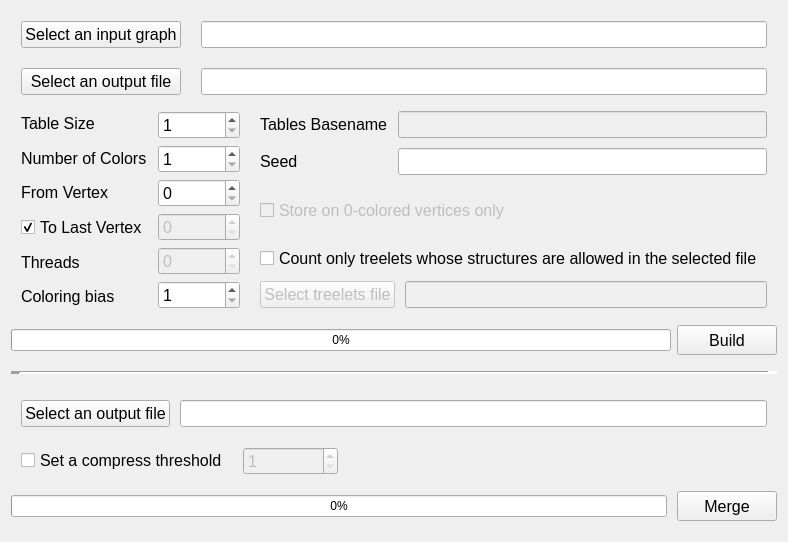
     <widget class="QWidget" name="buildTab">
      <property name="accessibleName">
       <string/>
      </property>
      <property name="accessibleDescription">
       <string/>
      </property>
      <property name="layoutDirection">
       <enum>Qt::LeftToRight</enum>
      </property>
      <attribute name="title">
       <string>Build</string>
      </attribute>
      <layout class="QVBoxLayout" name="verticalLayout_16">
       <item>
        <layout class="QHBoxLayout" name="upperHorizontalLayout" stretch="0,1">
         <property name="spacing">
          <number>20</number>
         </property>
         <property name="leftMargin">
          <number>10</number>
         </property>
         <property name="topMargin">
          <number>10</number>
         </property>
         <property name="rightMargin">
          <number>10</number>
         </property>
         <item>
          <layout class="QVBoxLayout" name="verticalLayout_2">
           <item>
            <widget class="QPushButton" name="buildSelectInputFileButton">
             <property name="sizePolicy">
              <sizepolicy hsizetype="Minimum" vsizetype="Fixed">
               <horstretch>0</horstretch>
               <verstretch>0</verstretch>
              </sizepolicy>
             </property>
             <property name="font">
              <font>
               <pointsize>12</pointsize>
              </font>
             </property>
             <property name="text">
              <string>Select an input graph</string>
             </property>
             <property name="autoDefault">
              <bool>false</bool>
             </property>
            </widget>
           </item>
           <item>
            <widget class="QPushButton" name="buildSelectOutputFileButton">
             <property name="font">
              <font>
               <pointsize>12</pointsize>
              </font>
             </property>
             <property name="text">
              <string>Select an output file</string>
             </property>
             <property name="autoDefault">
              <bool>false</bool>
             </property>
            </widget>
           </item>
          </layout>
         </item>
         <item>
          <layout class="QVBoxLayout" name="verticalLayout_5">
           <item>
            <widget class="QLineEdit" name="buildInputFileLineEdit">
             <property name="font">
              <font>
               <pointsize>12</pointsize>
              </font>
             </property>
             <property name="toolTip">
              <string/>
             </property>
             <property name="text">
              <string/>
             </property>
            </widget>
           </item>
           <item>
            <widget class="QLineEdit" name="buildOutputFileLineEdit">
             <property name="font">
              <font>
               <pointsize>12</pointsize>
              </font>
             </property>
             <property name="toolTip">
              <string/>
             </property>
             <property name="text">
              <string/>
             </property>
            </widget>
           </item>
          </layout>
         </item>
        </layout>
       </item>
       <item>
        <layout class="QHBoxLayout" name="horizontalLayout_18">
         <property name="spacing">
          <number>10</number>
         </property>
         <property name="leftMargin">
          <number>10</number>
         </property>
         <property name="topMargin">
          <number>10</number>
         </property>
         <property name="rightMargin">
          <number>10</number>
         </property>
         <item>
          <layout class="QHBoxLayout" name="horizontalLayout_16">
           <item>
            <layout class="QVBoxLayout" name="verticalLayout_3">
             <item>
              <widget class="QLabel" name="label">
               <property name="font">
                <font>
                 <pointsize>12</pointsize>
                </font>
               </property>
               <property name="text">
                <string>Table Size</string>
               </property>
              </widget>
             </item>
             <item>
              <widget class="QLabel" name="label_3">
               <property name="font">
                <font>
                 <pointsize>12</pointsize>
                </font>
               </property>
               <property name="text">
                <string>Number of Colors</string>
               </property>
              </widget>
             </item>
             <item>
              <widget class="QLabel" name="label_6">
               <property name="font">
                <font>
                 <pointsize>12</pointsize>
                </font>
               </property>
               <property name="text">
                <string>From Vertex</string>
               </property>
              </widget>
             </item>
             <item>
              <layout class="QHBoxLayout" name="horizontalLayout_2">
               <item>
                <widget class="QCheckBox" name="buildToVertexCheckBox">
                 <property name="font">
                  <font>
                   <pointsize>12</pointsize>
                  </font>
                 </property>
                 <property name="text">
                  <string>To Last Vertex</string>
                 </property>
                 <property name="checked">
                  <bool>true</bool>
                 </property>
                 <property name="tristate">
                  <bool>false</bool>
                 </property>
                </widget>
               </item>
              </layout>
             </item>
             <item>
              <widget class="QLabel" name="label_5">
               <property name="font">
                <font>
                 <pointsize>12</pointsize>
                </font>
               </property>
               <property name="toolTip">
                <string>Set to 0 to use the number of logical processors</string>
               </property>
               <property name="text">
                <string>Threads</string>
               </property>
              </widget>
             </item>
             <item>
              <widget class="QLabel" name="label_7">
               <property name="font">
                <font>
                 <pointsize>12</pointsize>
                </font>
               </property>
               <property name="text">
                <string>Coloring bias</string>
               </property>
              </widget>
             </item>
            </layout>
           </item>
           <item>
            <layout class="QVBoxLayout" name="verticalLayout_4">
             <property name="spacing">
              <number>6</number>
             </property>
             <item>
              <widget class="QSpinBox" name="buildTableSizeSpinBox">
               <property name="font">
                <font>
                 <pointsize>12</pointsize>
                </font>
               </property>
               <property name="suffix">
                <string/>
               </property>
               <property name="prefix">
                <string/>
               </property>
               <property name="minimum">
                <number>1</number>
               </property>
               <property name="maximum">
                <number>16</number>
               </property>
               <property name="stepType">
                <enum>QAbstractSpinBox::DefaultStepType</enum>
               </property>
              </widget>
             </item>
             <item>
              <widget class="QSpinBox" name="buildNumberOfColorsSpinBox">
               <property name="font">
                <font>
                 <pointsize>12</pointsize>
                </font>
               </property>
               <property name="suffix">
                <string/>
               </property>
               <property name="prefix">
                <string/>
               </property>
               <property name="minimum">
                <number>1</number>
               </property>
               <property name="maximum">
                <number>16</number>
               </property>
               <property name="stepType">
                <enum>QAbstractSpinBox::DefaultStepType</enum>
               </property>
              </widget>
             </item>
             <item>
              <widget class="QSpinBox" name="buildFromVertexSpinBox">
               <property name="font">
                <font>
                 <pointsize>12</pointsize>
                </font>
               </property>
               <property name="suffix">
                <string/>
               </property>
               <property name="prefix">
                <string/>
               </property>
               <property name="minimum">
                <number>0</number>
               </property>
               <property name="maximum">
                <number>999999999</number>
               </property>
               <property name="stepType">
                <enum>QAbstractSpinBox::DefaultStepType</enum>
               </property>
               <property name="value">
                <number>0</number>
               </property>
              </widget>
             </item>
             <item>
              <widget class="QSpinBox" name="buildToVertexSpinBox">
               <property name="enabled">
                <bool>false</bool>
               </property>
               <property name="font">
                <font>
                 <pointsize>12</pointsize>
                </font>
               </property>
               <property name="suffix">
                <string/>
               </property>
               <property name="prefix">
                <string/>
               </property>
               <property name="minimum">
                <number>0</number>
               </property>
               <property name="maximum">
                <number>999999999</number>
               </property>
               <property name="stepType">
                <enum>QAbstractSpinBox::DefaultStepType</enum>
               </property>
               <property name="value">
                <number>0</number>
               </property>
              </widget>
             </item>
             <item>
              <widget class="QSpinBox" name="buildThreadsSpinBox">
               <property name="enabled">
                <bool>false</bool>
               </property>
               <property name="font">
                <font>
                 <pointsize>12</pointsize>
                </font>
               </property>
               <property name="suffix">
                <string/>
               </property>
               <property name="prefix">
                <string/>
               </property>
               <property name="minimum">
                <number>0</number>
               </property>
               <property name="maximum">
                <number>128</number>
               </property>
               <property name="stepType">
                <enum>QAbstractSpinBox::DefaultStepType</enum>
               </property>
              </widget>
             </item>
             <item>
              <widget class="QSpinBox" name="buildColoringBiasSpinBox">
               <property name="font">
                <font>
                 <pointsize>12</pointsize>
                </font>
               </property>
               <property name="minimum">
                <number>1</number>
               </property>
              </widget>
             </item>
            </layout>
           </item>
          </layout>
         </item>
         <item>
          <layout class="QVBoxLayout" name="verticalLayout_15">
           <property name="spacing">
            <number>10</number>
           </property>
           <property name="leftMargin">
            <number>10</number>
           </property>
           <item>
            <layout class="QHBoxLayout" name="horizontalLayout_7">
             <property name="bottomMargin">
              <number>0</number>
             </property>
             <item>
              <layout class="QVBoxLayout" name="verticalLayout_6">
               <item>
                <widget class="QLabel" name="buildTablesBasenameLabel">
                 <property name="enabled">
                  <bool>true</bool>
                 </property>
                 <property name="font">
                  <font>
                   <pointsize>12</pointsize>
                  </font>
                 </property>
                 <property name="text">
                  <string>Tables Basename</string>
                 </property>
                </widget>
               </item>
               <item>
                <widget class="QLabel" name="label_8">
                 <property name="font">
                  <font>
                   <pointsize>12</pointsize>
                  </font>
                 </property>
                 <property name="text">
                  <string>Seed</string>
                 </property>
                </widget>
               </item>
              </layout>
             </item>
             <item>
              <layout class="QVBoxLayout" name="verticalLayout_7">
               <item>
                <widget class="QLineEdit" name="buildTablesBasenameLineEdit">
                 <property name="enabled">
                  <bool>false</bool>
                 </property>
                 <property name="font">
                  <font>
                   <pointsize>12</pointsize>
                  </font>
                 </property>
                 <property name="toolTip">
                  <string/>
                 </property>
                 <property name="text">
                  <string/>
                 </property>
                </widget>
               </item>
               <item>
                <widget class="QLineEdit" name="buildSeedLineEdit">
                 <property name="font">
                  <font>
                   <pointsize>12</pointsize>
                  </font>
                 </property>
                 <property name="toolTip">
                  <string/>
                 </property>
                 <property name="text">
                  <string/>
                 </property>
                </widget>
               </item>
              </layout>
             </item>
            </layout>
           </item>
           <item>
            <layout class="QHBoxLayout" name="horizontalLayout_19">
             <property name="topMargin">
              <number>13</number>
             </property>
             <item>
              <widget class="QCheckBox" name="buildStore0ColoredOnlyCheckBox">
               <property name="enabled">
                <bool>false</bool>
               </property>
               <property name="font">
                <font>
                 <pointsize>12</pointsize>
                </font>
               </property>
               <property name="layoutDirection">
                <enum>Qt::LeftToRight</enum>
               </property>
               <property name="text">
                <string>Store on 0-colored vertices only</string>
               </property>
              </widget>
             </item>
            </layout>
           </item>
           <item>
            <layout class="QVBoxLayout" name="verticalLayout_14">
             <property name="topMargin">
              <number>13</number>
             </property>
             <item>
              <widget class="QCheckBox" name="buildSelectiveCountCheckBox">
               <property name="font">
                <font>
                 <pointsize>12</pointsize>
                </font>
               </property>
               <property name="layoutDirection">
                <enum>Qt::LeftToRight</enum>
               </property>
               <property name="text">
                <string>Count only treelets whose structures are allowed in the selected file </string>
               </property>
              </widget>
             </item>
             <item>
              <layout class="QHBoxLayout" name="horizontalLayout_6">
               <item>
                <widget class="QPushButton" name="buildSelectTreeletsFileButton">
                 <property name="enabled">
                  <bool>false</bool>
                 </property>
                 <property name="font">
                  <font>
                   <pointsize>12</pointsize>
                  </font>
                 </property>
                 <property name="text">
                  <string>Select treelets file</string>
                 </property>
                 <property name="autoDefault">
                  <bool>false</bool>
                 </property>
                </widget>
               </item>
               <item>
                <widget class="QLineEdit" name="buildTreeletsFileLineEdit">
                 <property name="enabled">
                  <bool>false</bool>
                 </property>
                 <property name="font">
                  <font>
                   <pointsize>12</pointsize>
                  </font>
                 </property>
                 <property name="toolTip">
                  <string/>
                 </property>
                 <property name="text">
                  <string/>
                 </property>
                </widget>
               </item>
              </layout>
             </item>
            </layout>
           </item>
          </layout>
         </item>
        </layout>
       </item>
       <item>
        <layout class="QHBoxLayout" name="horizontalLayout_11">
         <property name="leftMargin">
          <number>0</number>
         </property>
         <property name="topMargin">
          <number>10</number>
         </property>
         <property name="bottomMargin">
          <number>10</number>
         </property>
         <item>
          <widget class="QProgressBar" name="buildProgressBar">
           <property name="value">
            <number>0</number>
           </property>
           <property name="textVisible">
            <bool>true</bool>
           </property>
          </widget>
         </item>
         <item>
          <widget class="QPushButton" name="buildButton">
           <property name="minimumSize">
            <size>
             <width>100</width>
             <height>30</height>
            </size>
           </property>
           <property name="maximumSize">
            <size>
             <width>100</width>
             <height>50</height>
            </size>
           </property>
           <property name="font">
            <font>
             <pointsize>12</pointsize>
            </font>
           </property>
           <property name="layoutDirection">
            <enum>Qt::RightToLeft</enum>
           </property>
           <property name="text">
            <string>Build</string>
           </property>
           <property name="autoDefault">
            <bool>false</bool>
           </property>
          </widget>
         </item>
        </layout>
       </item>
       <item>
        <widget class="Line" name="divideBuildAndMerge">
         <property name="frameShadow">
          <enum>QFrame::Sunken</enum>
         </property>
         <property name="lineWidth">
          <number>10</number>
         </property>
         <property name="orientation">
          <enum>Qt::Horizontal</enum>
         </property>
        </widget>
       </item>
       <item>
        <layout class="QVBoxLayout" name="verticalLayout_18">
         <property name="spacing">
          <number>10</number>
         </property>
         <property name="topMargin">
          <number>10</number>
         </property>
         <item>
          <layout class="QHBoxLayout" name="horizontalLayout_9">
           <property name="spacing">
            <number>10</number>
           </property>
           <property name="leftMargin">
            <number>10</number>
           </property>
           <property name="topMargin">
            <number>10</number>
           </property>
           <property name="rightMargin">
            <number>10</number>
           </property>
           <item>
            <widget class="QPushButton" name="mergeSelectOutputFileButton">
             <property name="font">
              <font>
               <pointsize>12</pointsize>
              </font>
             </property>
             <property name="text">
              <string>Select an output file</string>
             </property>
             <property name="autoDefault">
              <bool>false</bool>
             </property>
            </widget>
           </item>
           <item>
            <widget class="QLineEdit" name="mergeOutputFileLineEdit">
             <property name="font">
              <font>
               <pointsize>12</pointsize>
              </font>
             </property>
             <property name="toolTip">
              <string/>
             </property>
             <property name="text">
              <string/>
             </property>
            </widget>
           </item>
          </layout>
         </item>
         <item>
          <layout class="QHBoxLayout" name="horizontalLayout_10">
           <property name="spacing">
            <number>15</number>
           </property>
           <property name="leftMargin">
            <number>10</number>
           </property>
           <property name="topMargin">
            <number>10</number>
           </property>
           <property name="rightMargin">
            <number>439</number>
           </property>
           <item>
            <widget class="QCheckBox" name="mergeCompressThresholdCheckBox">
             <property name="font">
              <font>
               <pointsize>12</pointsize>
              </font>
             </property>
             <property name="text">
              <string>Set a compress threshold</string>
             </property>
            </widget>
           </item>
           <item>
            <widget class="QSpinBox" name="mergeCompressThresholdSpinBox">
             <property name="enabled">
              <bool>false</bool>
             </property>
             <property name="font">
              <font>
               <pointsize>12</pointsize>
              </font>
             </property>
             <property name="suffix">
              <string/>
             </property>
             <property name="prefix">
              <string/>
             </property>
             <property name="minimum">
              <number>1</number>
             </property>
             <property name="maximum">
              <number>1000000000</number>
             </property>
             <property name="stepType">
              <enum>QAbstractSpinBox::DefaultStepType</enum>
             </property>
             <property name="value">
              <number>1</number>
             </property>
            </widget>
           </item>
          </layout>
         </item>
        </layout>
       </item>
       <item>
        <layout class="QHBoxLayout" name="bottomHorizontalLayout">
         <property name="spacing">
          <number>10</number>
         </property>
         <property name="leftMargin">
          <number>0</number>
         </property>
         <property name="topMargin">
          <number>10</number>
         </property>
         <property name="rightMargin">
          <number>0</number>
         </property>
         <property name="bottomMargin">
          <number>10</number>
         </property>
         <item>
          <widget class="QProgressBar" name="mergeProgressBar">
           <property name="value">
            <number>0</number>
           </property>
           <property name="textVisible">
            <bool>true</bool>
           </property>
          </widget>
         </item>
         <item>
          <widget class="QPushButton" name="mergeButton">
           <property name="minimumSize">
            <size>
             <width>100</width>
             <height>30</height>
            </size>
           </property>
           <property name="maximumSize">
            <size>
             <width>100</width>
             <height>50</height>
            </size>
           </property>
           <property name="font">
            <font>
             <pointsize>12</pointsize>
            </font>
           </property>
           <property name="text">
            <string>Merge</string>
           </property>
           <property name="autoDefault">
            <bool>false</bool>
           </property>
          </widget>
         </item>
        </layout>
       </item>
      </layout>
     </widget>
